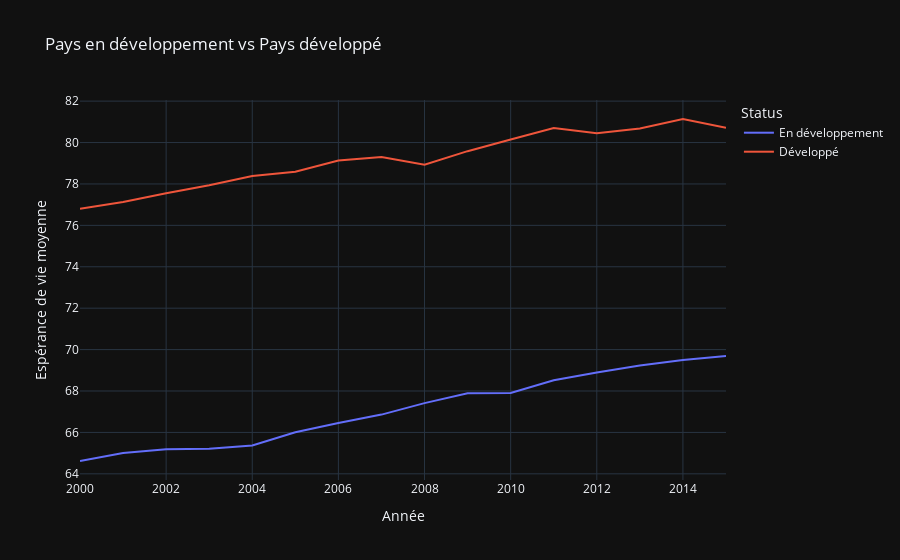

Write notebook code for a chart like this one.
### Markdown cell above
Cette matrice offre des insights intéressants. En premier lieu, il est à noter que les décès d'enfants de moins de cinq ans et les décès infantiles affichent une corrélation parfaite de 1, indiquant une dépendance mutuelle logique, étant donné que les décès infantiles incluent ceux des enfants de moins de cinq ans.

De plus, une corrélation significative se dégage entre les dépenses en pourcentage du PIB, le PIB lui-même, la composition des ressources du revenu, la scolarisation, et l'espérance de vie. Ces constats suggèrent que l'espérance de vie est fortement influencée par la durée de la scolarité et la composition des ressources de chaque foyer. Il est également plausible que le niveau d'éducation soit étroitement lié à la manière dont les ressources sont réparties au sein des foyers.

### Code cell
filtered_data_developing = data[data['Status'] == 'Developing']
filtered_data_developed = data[data['Status'] == 'Developed']

avg_life_expectancy_developing = filtered_data_developing.groupby('Year')['Life expectancy'].mean().reset_index()
avg_life_expectancy_developed = filtered_data_developed.groupby('Year')['Life expectancy'].mean().reset_index()

combined_data = pd.concat([
    avg_life_expectancy_developing.assign(Status='En développement'),
    avg_life_expectancy_developed.assign(Status='Développé')
])

fig = px.line(combined_data, x='Year', y='Life expectancy', color='Status',
              title='Pays en développement vs Pays développé',
              template='plotly_dark')

fig.update_xaxes(title='Année')
fig.update_yaxes(title='Espérance de vie moyenne')

fig.show()

### Figure 1 — Plotly figure (JSON) as saved in the notebook; plotly's stock layout.template omitted (floating-point values rounded to 4 significant figures)
{"data": [{"hovertemplate": "Status=En développement<br>Year=%{x}<br>Life expectancy=%{y}<extra></extra>", "legendgroup": "En développement", "line": {"color": "#636efa", "dash": "solid"}, "marker": {"symbol": "circle"}, "mode": "lines", "name": "En développement", "orientation": "v", "showlegend": true, "type": "scatter", "x": [2000, 2001, 2002, 2003, 2004, 2005, 2006, 2007, 2008, 2009, 2010, 2011, 2012, 2013, 2014, 2015], "xaxis": "x", "y": [64.62, 65.01, 65.19, 65.21, 65.37, 66.01, 66.45, 66.86, 67.41, 67.89, 67.91, 68.52, 68.9, 69.23, 69.5, 69.69], "yaxis": "y"}, {"hovertemplate": "Status=Développé<br>Year=%{x}<br>Life expectancy=%{y}<extra></extra>", "legendgroup": "Développé", "line": {"color": "#EF553B", "dash": "solid"}, "marker": {"symbol": "circle"}, "mode": "lines", "name": "Développé", "orientation": "v", "showlegend": true, "type": "scatter", "x": [2000, 2001, 2002, 2003, 2004, 2005, 2006, 2007, 2008, 2009, 2010, 2011, 2012, 2013, 2014, 2015], "xaxis": "x", "y": [76.8, 77.13, 77.55, 77.94, 78.38, 78.59, 79.13, 79.3, 78.93, 79.58, 80.15, 80.71, 80.44, 80.68, 81.14, 80.71], "yaxis": "y"}], "layout": {"legend": {"title": {"text": "Status"}, "tracegroupgap": 0}, "title": {"text": "Pays en développement vs Pays développé"}, "xaxis": {"anchor": "y", "domain": [0, 1], "title": {"text": "Année"}}, "yaxis": {"anchor": "x", "domain": [0, 1], "title": {"text": "Espérance de vie moyenne"}}}}
